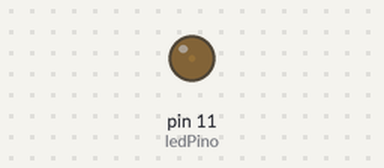
This sketch was run on a simulated Arduino Uno, built with avr-gcc and run on an emulated ATmega328P. Parts: output pins drawn as LEDs (lit = HIGH).

Above: at 0.05 s.
At 1.05 s:
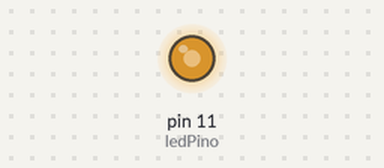
At 2.1 s:
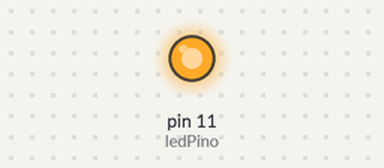
At 4.2 s:
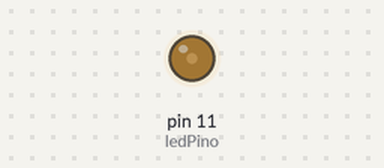
Timing chart, 0 to 5.9 s (numbered marks = the images above):
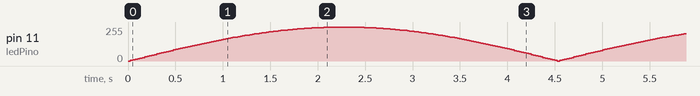

The sketch:

7_Codigo.ino
```cpp
int ledPino = 11;
float seno;
int led;

void setup()
{
  pinMode(ledPino, OUTPUT);
}

void loop()
{
  for( int x=0; x<180; x++)
  {
    seno = (sin(x*(3.1416/180)));
    led = int(seno*255);
    analogWrite(ledPino, led);
    delay(25);
  }
}
```
